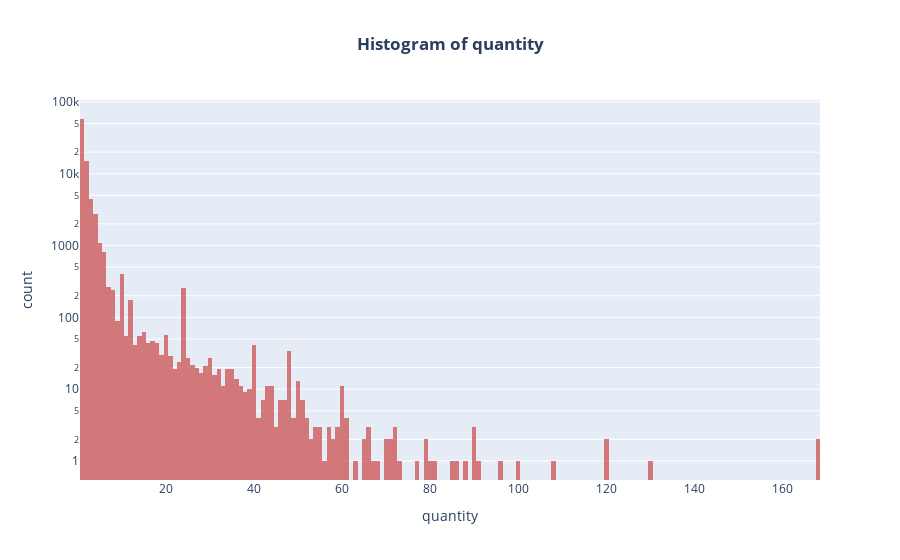

Source (notebook cell):
### Code cell
fig = px.histogram(data, x="quantity",
                   title='<b>Histogram of quantity</b>',
                   opacity=0.8,
                   log_y=True, # represent bars with log scale
                   color_discrete_sequence=['indianred'] # color of histogram bars
                   )
fig.update_layout(title_x = 0.5)
fig.show()

### Figure 1 — Plotly figure (JSON) as saved in the notebook; plotly's stock layout.template omitted (floating-point values rounded to 4 significant figures; data arrays with more than 128 entries replaced by an {"elided": "..."} marker saying what was removed)
{"data": [{"alignmentgroup": "True", "bingroup": "x", "hovertemplate": "quantity=%{x}<br>count=%{y}<extra></extra>", "legendgroup": "", "marker": {"color": "indianred", "opacity": 0.8, "pattern": {"shape": ""}}, "name": "", "offsetgroup": "", "orientation": "v", "showlegend": false, "type": "histogram", "x": {"elided": "84430 int values"}, "xaxis": "x", "yaxis": "y"}], "layout": {"barmode": "relative", "legend": {"tracegroupgap": 0}, "title": {"text": "<b>Histogram of quantity</b>", "x": 0.5}, "xaxis": {"anchor": "y", "domain": [0, 1], "title": {"text": "quantity"}}, "yaxis": {"anchor": "x", "domain": [0, 1], "title": {"text": "count"}, "type": "log"}}}
